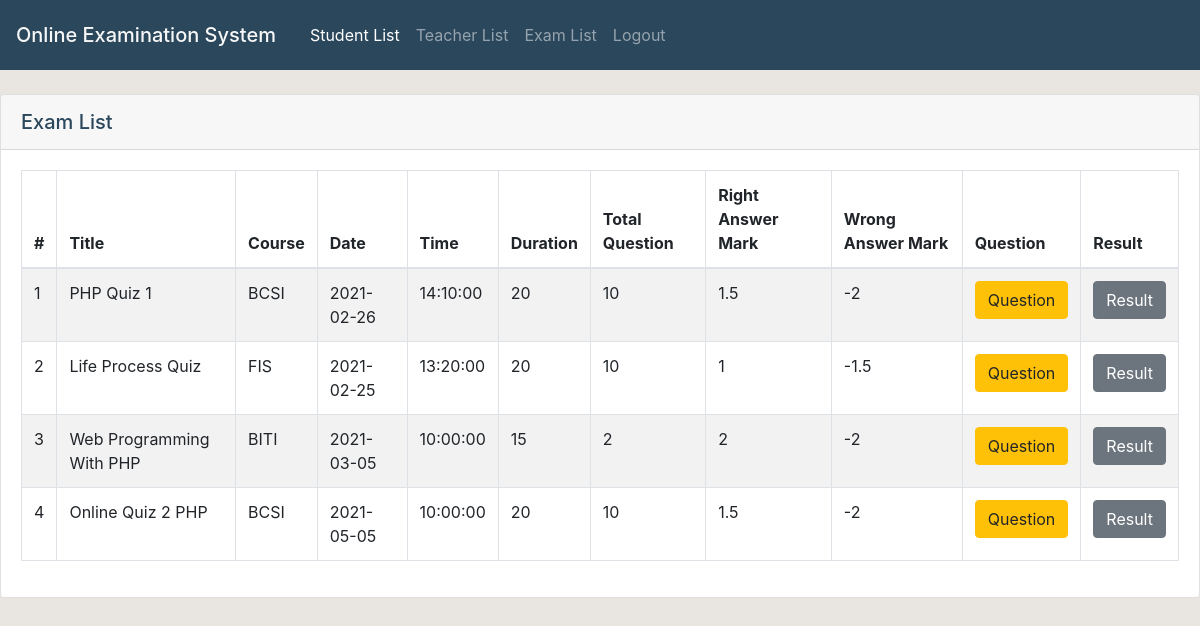
The app's page /adminHome.php?nav=examList (signed in) with its own data.
### tables this page shows
CREATE TABLE IF NOT EXISTS `exam` (
`examID` int(11) NOT NULL,
  `examTitle` varchar(50) NOT NULL,
  `courseID` varchar(10) NOT NULL,
  `date` date NOT NULL,
  `time` time NOT NULL,
  `duration` int(5) NOT NULL,
  `totalQuestion` int(5) NOT NULL,
  `rightAnsMark` float NOT NULL,
  `wrongAnsMark` float NOT NULL,
  `teacherID` varchar(30) NOT NULL
);

### examList.php (the view, shortened to what this page needs)
<div class="card">
    <div class="card-header" style="font-size: 20px; font-weight: 500;">
        Exam List
    </div>
    <div class="card-body">
        <table class="table table-striped table-bordered" style="width: 100%;" id="exam_table" cellspacing="0" width="100%">
            <thead>
                <tr>
                <th scope="col">#</th>
                <th scope="col">Title</th>
                <th scope="col">Course</th>
                <th scope="col">Date</th>
                <th scope="col">Time</th>
                <th scope="col">Duration</th>
                <th scope="col">Total Question</th>
                <th scope="col">Right Answer Mark</th>
                <th scope="col">Wrong Answer Mark</th>
                <th scope="col">Question</th>
                <th scope="col">Result</th>
                </tr>
            </thead>
            <tbody>
            <?php
                $examQuery = mysqli_query($conn, "SELECT * FROM exam");
                $examRow = mysqli_fetch_row($examQuery);
                do {
                    echo "<tr><td>{$examRow[0]}</td>";
                    echo "<td>{$examRow[1]}</td>";
                    echo "<td>{$examRow[2]}</td>";
                    echo "<td>{$examRow[3]}</td>";
                    echo "<td>{$examRow[4]}</td>";
                    echo "<td>{$examRow[5]}</td>";
                    echo "<td>{$examRow[6]}</td>";
                    echo "<td>{$examRow[7]}</td>";
                    echo "<td>{$examRow[8]}</td>";
                    echo "<form action='questionList.php?id=$examRow[0]' method='post'>";
                    echo "<td><input type='submit' class='btn btn-warning' name='question' value='Question'/></form></td>\n";
                    echo "<form action='resultList.php?id=$examRow[0]' method='post'>";
                    echo "<td><input type='submit' class='btn btn-secondary' name='result' value='Result'/></td></form></tr>\n";
                    $examRow = mysqli_fetch_row($examQuery);
                } while ($examRow);
            ?>
            </tbody>
        </table>
    </div>
</div>

### css/header.css (style rules this page uses)
body { background-color: #E9E6E1 ; color: #2B475C; }

### records on screen
exam: examID "1", examTitle "PHP Quiz 1", courseID "BCSI", date "2021-02-26", time "14:10:00", duration "20", totalQuestion "10", rightAnsMark "1.5", wrongAnsMark "-2"
exam: examID "2", examTitle "Life Process Quiz", courseID "FIS", date "2021-02-25", time "13:20:00", duration "20", totalQuestion "10", rightAnsMark "1", wrongAnsMark "-1.5"
exam: examID "3", examTitle "Web Programming With PHP", courseID "BITI", date "2021-03-05", time "10:00:00", duration "15", totalQuestion "2", rightAnsMark "2", wrongAnsMark "-2"
exam: examID "4", examTitle "Online Quiz 2 PHP", courseID "BCSI", date "2021-05-05", time "10:00:00", duration "20", totalQuestion "10", rightAnsMark "1.5", wrongAnsMark "-2"
